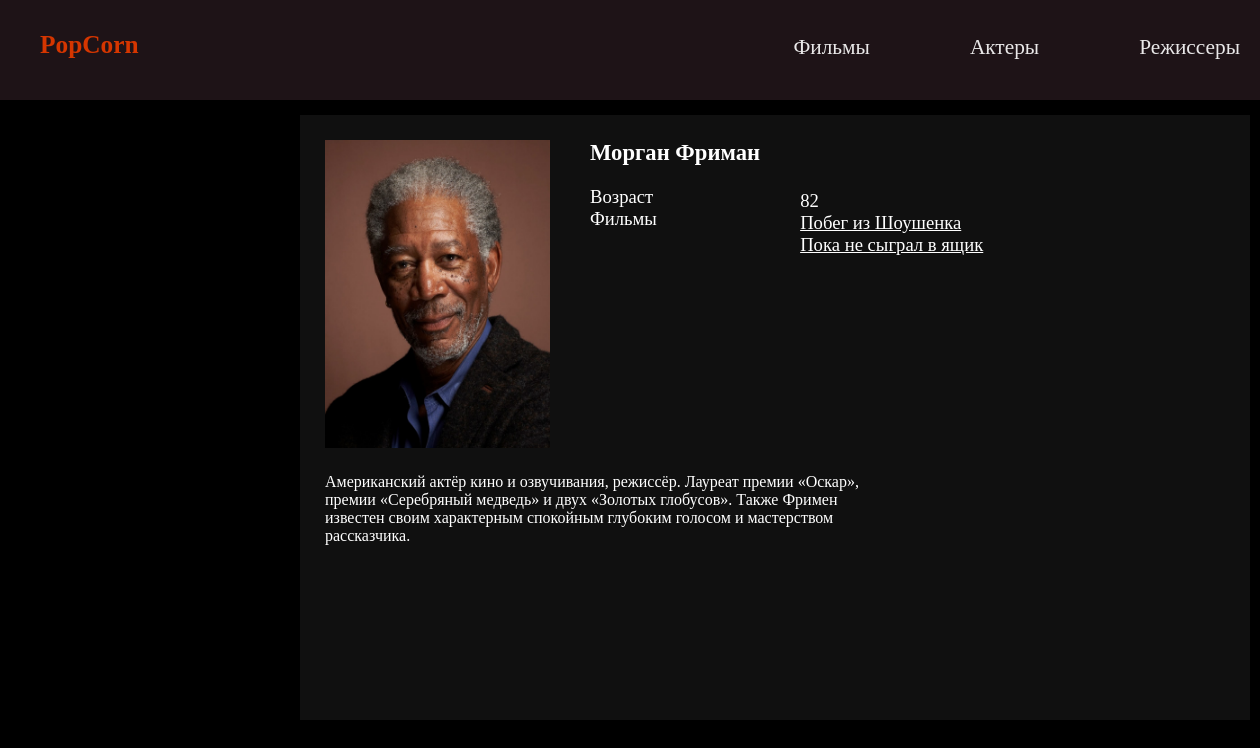
The page /popcorn/actors/MorganFreeman/ on the database its author committed.
### movies/models.py (models this page shows, shortened)
class Actor(models.Model):
    name = models.CharField("Имя", max_length=100)
    age = models.PositiveSmallIntegerField("Возраст", default=0)
    biography = models.TextField(max_length=600, null = True)
    photography = models.ImageField("Изображение", upload_to="actors/")
    url = models.SlugField(max_length=130, unique=True)
    class Meta:
        verbose_name = "Актер"
        verbose_name_plural = "Актеры"

class Film(models.Model):
    name = models.CharField("Название", max_length=100, null=False)
    article = models.CharField(max_length=600)
    title_page = models.ImageField("Постер", upload_to="films/")
    year = models.PositiveSmallIntegerField("Дата выхода", default=2019)
    country = models.CharField("Страна", max_length=30)
    filmmaker = models.ForeignKey(Filmmaker, verbose_name="режиссер", related_name="filmmaker", on_delete=models.CASCADE)
    actors = models.ManyToManyField(Actor, verbose_name="актеры", related_name="film_actor")
    genres = models.ManyToManyField(Genre, verbose_name="жанры")
    url = models.SlugField(max_length=130, unique=True)
    draft = models.BooleanField("Черновик", default=False)
    trailer = models.FileField(upload_to=upload_location, blank=True, null=True, )
    def get_absolute_url(self):
        return reverse("film_detail", kwargs={"slug": self.url})
    class Meta:
        verbose_name = "Фильм"
        verbose_name_plural = "Фильмы"

### movies/views.py (the view)
# urls.py: path("actors/<slug:slug>/", views.ActorView.as_view(), name="actor-page"),
class ActorView(View):
    def get(self, request, slug):
        actor = Actor.objects.get(url = slug)
        return  render(request, "actor-page.html", {'actor' : actor})

### movies/templates/actor-page.html (shortened to what this page needs)
{% extends 'base.html' %}
{% block content %}
	<section class="container">
		<section class="about">
			<img src="{{ MEDIA_ROOT }}{{ actor.photography.url }}" alt="">
			<section>
				<h1>{{ actor.name }}</h1>
				<li>Возраст</li>
				<li>Фильмы</li>
			</section>
			<section class="info">
                <li>{{ actor.age }}</li>
				<li>
                {%  for film in actor.film_actor.all%}
                    <a href="{{ film.get_absolute_url }}"> {{ film.name }}</a>
                    <br>
                {% endfor %}
                </li>
			</section>
		</section>
		<section class="article">
			<p>{{ actor.biography }}</p>
		</section>
	</section>
{% endblock content %}

### static/css/style.css (style rules this page uses)
* { margin:0px; padding:0px; }
body { background-color: #000000; color: #fff; height: 100vh; font-family: cursive; }
img { width:198px; height:300px; }

### static/css/film_detail.css (style rules this page uses)
.info { margin-top: 50px; }
img { width:205px; height:307.5px; }

### static/css/actor_filmmaker_page.css (style rules this page uses)
.container { margin-left: 300px; width:950px; background: #101010; padding-bottom: 25px; height: 580px; margin-top: 15px; }
.about { padding: 25px 25px; display: inline-flex; }
.about section { margin-left: 40px; font-size: 14pt; }
.about section h1 { margin-bottom: 20px; font-size: 17pt; }
.about section li { list-style-type: none; }
.about img { width:225px; height:307.5px; }
.about section li a { color: #fff; }
.info { margin-top: 50px; }
.article { width: 545px; height: 88px; padding-left: 25px; padding-bottom: 25px ; }

### static/css/register.css (style rules this page uses)
* { margin:0px; padding:0px; }
body { background-color: #000000; color: #fff; height: 100%; font-family: cursive; }

### movies/templates/base.html (style rules this page uses)
* { margin:0px; padding:0px; }
body { background-color: #000000; color: #fff; height: 100vh; font-family: cursive; }
img { width:198px; height:300px; }

### rows shown on the page
Actor: photography (picture), name "Морган Фриман", age "82", biography "Американский актёр кино и озвучивания, режиссёр. Лауреат премии «Оскар», премии «Серебряный медведь» и двух «Золотых глобусов». Также Фримен известен своим характерным спокойным глубоким голосом и мастерством рассказчика."
Film: name "Побег из Шоушенка"
Film: name "Пока не сыграл в ящик"
